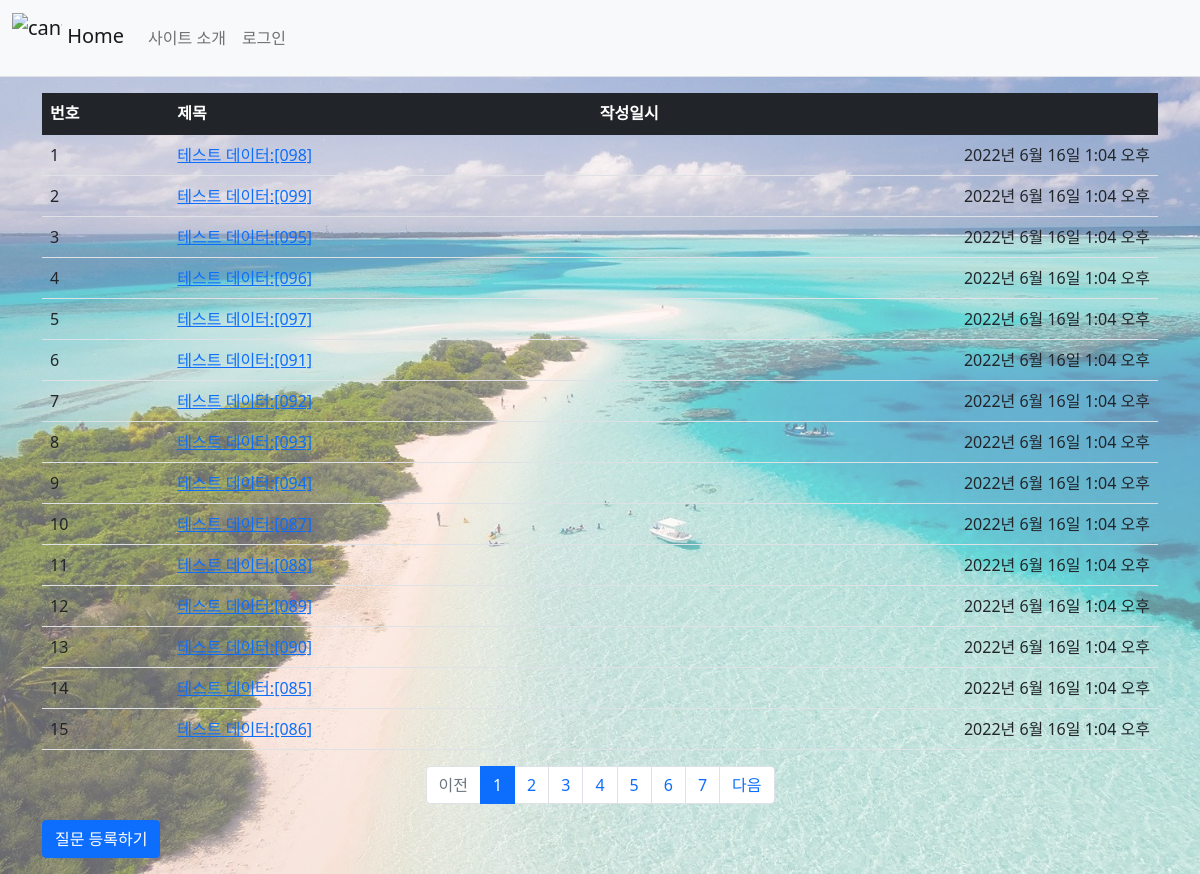
The page /first_site/ on the database its author committed.
### first_site/models.py (models this page shows, shortened)
class Question(models.Model):
    subject = models.CharField(max_length=200)
    content = models.TextField()
    create_date = models.DateTimeField()

### first_site/views.py (the view)
# urls.py: path('', views.index, name='index'),
def index(request):
    page = request.GET.get('page', '1')     #페이지
    question_list = Question.objects.order_by('-create_date')
    paginator = Paginator(question_list, 15)
    page_obj = paginator.get_page(page)
    context = {'question_list': page_obj}
    return render(request, 'first_site/question_list.html', context)

### templates/first_site/question_list.html (shortened to what this page needs)
{% extends 'base.html' %}
{% block content %}
<div class="container my-3">
    <table class="table">
        <thead>
        <tr class="table-dark">
            <th>번호</th>
            <th>제목</th>
            <th>작성일시</th>
        </tr>
        </thead>
        <tbody>
        {% if question_list %}
        {% for question in question_list %}
        <tr>
            <td>{{ forloop.counter }}</td>
            <td>
                <a href="{% url 'first_site:detail' question.id %}">{{ question.subject }}</a>
            </td>
            <td style="text-align: right;">{{ question.create_date }}</td>
        </tr>
        {% endfor %}
        {% else %}
        <tr>
            <td colspan="3">질문이 없습니다.</td>
        </tr>
        {% endif %}
        </tbody>
    </table>
    <ul class="pagination justify-content-center">
        {% if question_list.has_previous %}
        <li class="page-item">
            <a class="page-link" href="?page={{ question_list.previous_page_number }}">이전</a>
        </li>
        {% else %}
        <li class="page-item disabled">
            <a class="page-link" tabindex="-1" aria-disabled="true" href="#">이전</a>
        </li>
        {% endif %}
        {% for page_number in question_list.paginator.page_range %}
        {% if page_number == question_list.number %}
        <li class="page-item active" aria-current="page">
            <a class="page-link" href="?page={{ page_number }}">{{ page_number }}</a>
        </li>
        {% else %}
        <li class="page-item">
            <a class="page-link" href="?page={{ page_number }}">{{ page_number }}</a>
        </li>
        {% endif %}
        {% endfor %}
        {% if question_list.has_next %}
        <li class="page-item">
            <a class="page-link" href="?page={{ question_list.next_page_number }}">다음</a>
        </li>
        {% else %}
        <li class="page-item disabled">
            <a class="page-link" tabindex="-1" aria-disabled="true" href="#">다음</a>
        </li>
        {% endif %}
    </ul>
    <a href="{% url 'first_site:question_create' %}" class="btn btn-primary">질문 등록하기</a>
</div>
{% endblock %}

### templates/base.html (shortened to what this page needs)
{% load static %}
<!doctype html>
<html lang="ko">
<head>
    <link rel="stylesheet" type="text/css" href="{% static 'bootstrap.min.css' %}">
</head>
<body>
<nav class="navbar navbar-expand-lg navbar-light bg-light border-bottom">
    <div class="container-fluid">
        <a class="navbar-brand" href="{% url 'first_site:index' %}">
            <img src="/static/home-icon.png" alt="cant loading the image" width="50" height="50" class="d-inline-block align-text-middle">
            Home
        </a>
        <div class="collapse navbar-collapse" id="navbarSupportedContent">
            <ul class="navbar-nav me-auto mb-2 mb-lg-0">
                <li class="nav-item">
                    <a class="nav-link" href="#"">사이트 소개</a>
                </li>
                <li class="nav-item">
                    <a class="nav-link" href="#">로그인</a>
                </li>
            </ul>
        </div>
    </div>
</nav>
</body>
{% block content %}
{% endblock %}
</body>
</html>

### templates/base.html (style rules this page uses)
body { background-color: ivory; }
body::before { content:""; background-image: url("/static/beach.jpg"); background-size: cover; opacity: 0.6; position: absolute; top: 0px; left: 0px; right: 0px; bottom: 0px; z-index: -1; }

### rows shown on the page
Question: subject "테스트 데이터:[098]", create_date "2022년 6월 16일 1:04 오후"
Question: subject "테스트 데이터:[099]", create_date "2022년 6월 16일 1:04 오후"
Question: subject "테스트 데이터:[095]", create_date "2022년 6월 16일 1:04 오후"
Question: subject "테스트 데이터:[096]", create_date "2022년 6월 16일 1:04 오후"
Question: subject "테스트 데이터:[097]", create_date "2022년 6월 16일 1:04 오후"
Question: subject "테스트 데이터:[091]", create_date "2022년 6월 16일 1:04 오후"
Question: subject "테스트 데이터:[092]", create_date "2022년 6월 16일 1:04 오후"
Question: subject "테스트 데이터:[093]", create_date "2022년 6월 16일 1:04 오후"
Question: subject "테스트 데이터:[094]", create_date "2022년 6월 16일 1:04 오후"
Question: subject "테스트 데이터:[087]", create_date "2022년 6월 16일 1:04 오후"
Question: subject "테스트 데이터:[088]", create_date "2022년 6월 16일 1:04 오후"
Question: subject "테스트 데이터:[089]", create_date "2022년 6월 16일 1:04 오후"
Question: subject "테스트 데이터:[090]", create_date "2022년 6월 16일 1:04 오후"
Question: subject "테스트 데이터:[085]", create_date "2022년 6월 16일 1:04 오후"
Question: subject "테스트 데이터:[086]", create_date "2022년 6월 16일 1:04 오후"

### other values the page prints
{{ page_number }} "1"
{{ page_number }} "2" "3" "4" "5" "6" "7"
